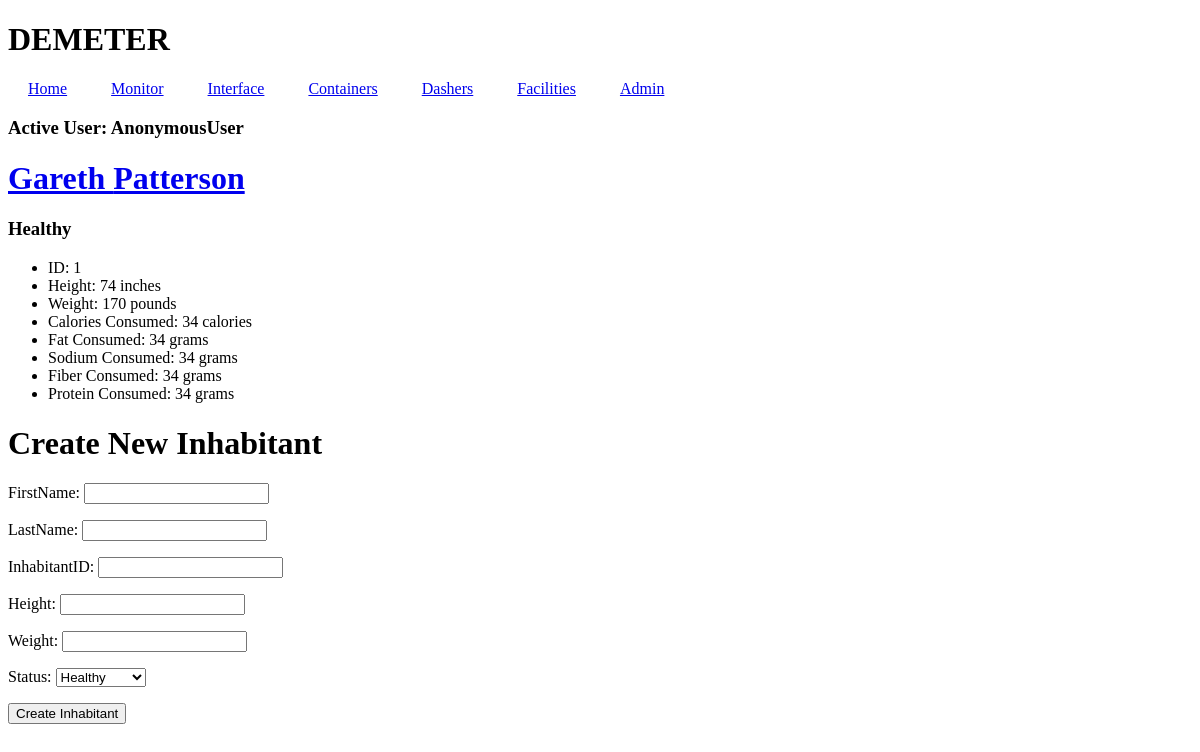
The page /monitor/ on the database as committed earlier.
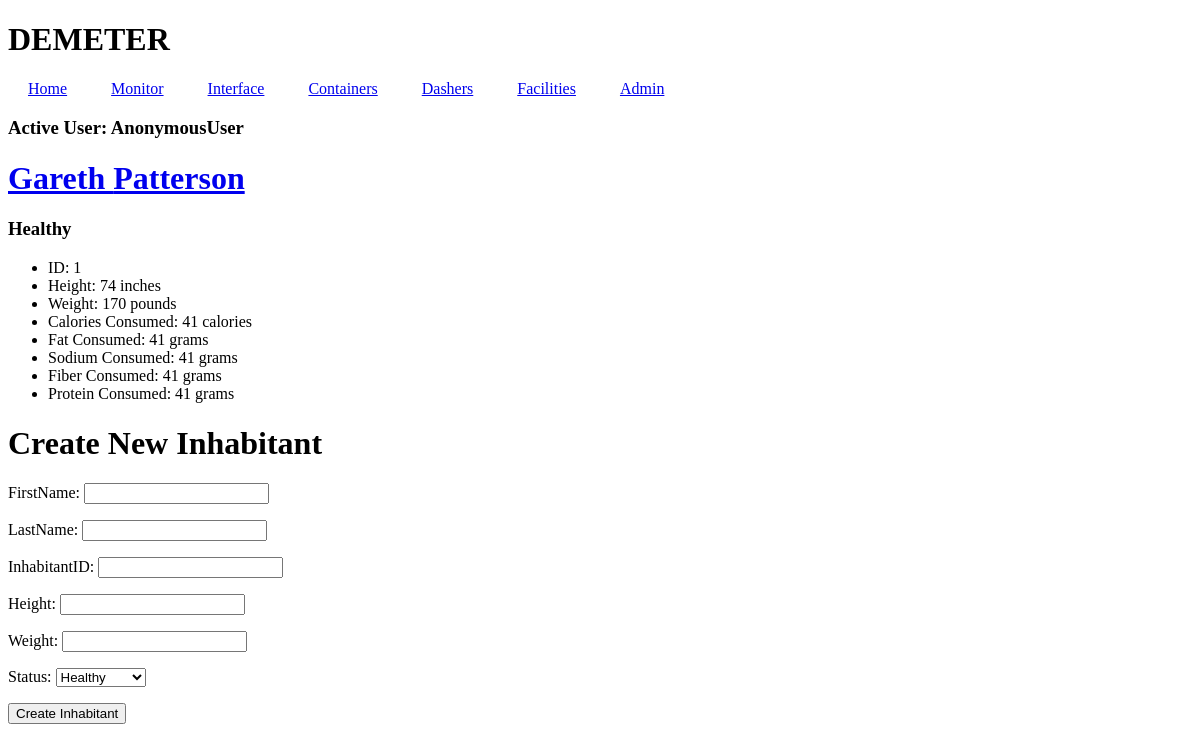
The same page on the database as committed later.
### inhabitant/models.py (models this page shows, shortened)
class DailyNutrition(models.Model):
    dailyNutrition = models.UUIDField(default=uuid.uuid4, editable=True, unique=True)
    inhabitant = models.ForeignKey(Inhabitant, on_delete=models.CASCADE, related_name="Nutrition")
    dateStamp = models.DateField(default=datetime.today)
    timeStamp = models.DateTimeField(default=datetime.now)
    foodEaten = models.TextField(null=True)
    caloriesConsumed = models.IntegerField(default=0, blank=False, null=False, validators=[MinValueValidator(0)])
    fatConsumed = models.IntegerField(default=0, blank=False, null=False, validators=[MinValueValidator(0)])
    sodiumConsumed = models.IntegerField(default=0, blank=False, null=False, validators=[MinValueValidator(0)])
    fiberConsumed = models.IntegerField(default=0, blank=False, null=False, validators=[MinValueValidator(0)])
    proteinConsumed = models.IntegerField(default=0, blank=False, null=False, validators=[MinValueValidator(0)])

class Inhabitant(models.Model):
    STATUS = [
    ("Healthy", "Healthy"),
    ("Sick", "Sick"),
    ("Recovering","Recovering"),
    ("Injured","Injured"),
    ("Deceased","Deceased"),
    ]
    firstName = models.CharField(max_length=64)
    lastName = models.CharField(max_length=64)
    inhabitantID = models.CharField(max_length=64,primary_key=True)
    height =models.IntegerField(blank=False)
    weight = models.IntegerField(blank=False)
    status = models.CharField(max_length=64,default="Healthy",choices=STATUS)
    isVegetarian = models.BooleanField(default=False)
    allergyGluten = models.BooleanField(default=False)
    allergyDairy = models.BooleanField(default=False)

### inhabitant/views.py (the view)
# urls.py: path("monitor/",views.healthMonitor,name="monitor"),
def healthMonitor(request):
    nutrition = DailyNutrition.objects.all()
    inhabitants = Inhabitant.objects.all()
    typeRation = TypeRation.objects.all()
    if request.method == 'POST':
        form = InhabitantForm(request.POST)
        if form.is_valid():
            inhabModel = form.save()
            dn = DailyNutrition.objects.create(
                inhabitant=inhabModel,
            )
    else:
        form = InhabitantForm()
    context ={
        "inhabitant": inhabitants,
        "nutrition": nutrition,
        "form":form,
    }
    return render(request, "inhabitant/monitor.html",context)

### inhabitant/forms.py
class InhabitantForm(forms.ModelForm):
    class Meta:
        model = Inhabitant
        fields = [
            "firstName",
            "lastName",
            "inhabitantID",
            "height",
            "weight",
            "status",
            ]

### inhabitant/templates/inhabitant/monitor.html (shortened to what this page needs)
{% extends 'inhabitant/base.html' %}
{% block body%}
{% for person in nutrition %}
<div>
<h1><a href="{% url 'inhabdash' inhabitantID=person.inhabitant.inhabitantID %}">{{ person.inhabitant.firstName }} {{ person.inhabitant.lastName }}</a></h1>
<h3>{{ person.inhabitant.status }}</h3>
    <ul>
        <li>ID: {{ person.inhabitant.inhabitantID }}</li>
        <li>Height: {{ person.inhabitant.height }} inches</li>
        <li>Weight: {{ person.inhabitant.weight }} pounds</li>
        <li>Calories Consumed: {{ person.caloriesConsumed }} calories</li>
        <li>Fat Consumed: {{ person.fatConsumed }} grams</li>
        <li>Sodium Consumed: {{ person.sodiumConsumed }} grams</li>
        <li>Fiber Consumed: {{ person.fiberConsumed }} grams</li>
        <li>Protein Consumed: {{ person.proteinConsumed }} grams</li>
    </ul>
</div>
{% endfor %}
<h1>Create New Inhabitant</h1>
<form action="" method="post">
    {{ form.as_p }}
    <button type="submit">Create Inhabitant</button>
</form>
{% endblock body %}

Rows that differ between the two databases and show on the page:
changed DailyNutrition "Gareth": caloriesConsumed "34" → "41"; fatConsumed "34" → "41"; sodiumConsumed "34" → "41"; fiberConsumed "34" → "41"; proteinConsumed "34" → "41"
